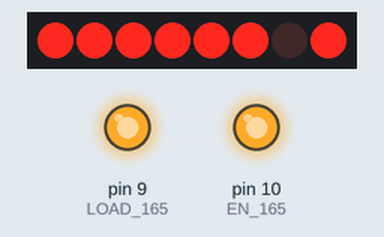
This sketch was run on a simulated Arduino Uno, built with avr-gcc and run on an emulated ATmega328P. On the bench: 8 shift-register outputs drawn as a row of LEDs (first output left, lit = HIGH), output pins drawn as LEDs (lit = HIGH). Wiring (inferred from the names in the program): shift register (74HC595): latch pin 8. Wiring (inferred from the signals the program sends): row of LEDs: on Q0, Q1, Q2, Q3, Q4, Q5, Q6, Q7. Pins used as bus, display or sensor lines are not drawn.

Above: at 0.3 s.
At 1.7 s:
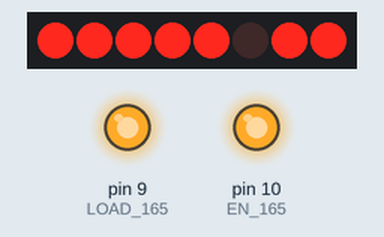
At 2.4 s:
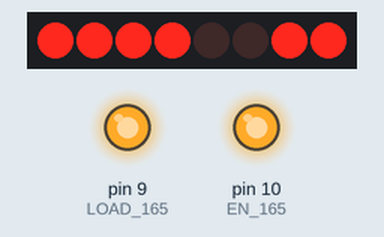
At 3.1 s:
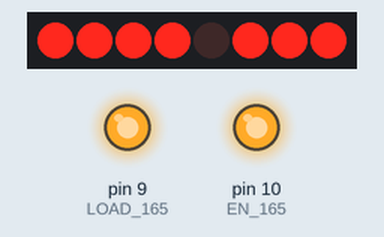
At 4.5 s:
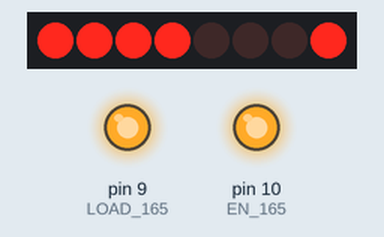
At 5.9 s:
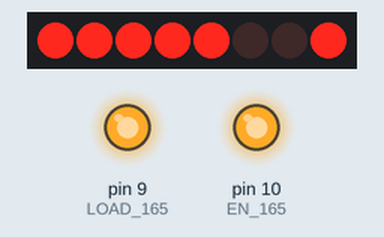
Timing chart, 0 to 6.4 s (numbered marks = the images above):
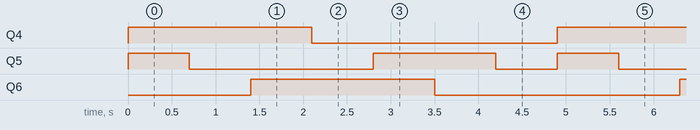

The sketch:

Ardu8_10_RGB_Rainbow.ino
```cpp
/*
  Робототехнический контроллер «Кибернетический»: цвета RGB-светодиода

  RGB-светодиод по очереди показывает 7 цветов: смешивая красный, зелёный и синий,
  получаем жёлтый, голубой, пурпурный и белый.

  Плата в Arduino IDE: Arduino Uno. Кабель USB-C — в ВЕРХНИЙ разъём (Arduino).
  DIP-переключатель: DIP1 и DIP4 = OFF, DIP5 = ON (светодиоды).
*/

#include <SPI.h>

// ---------- Светодиоды и кнопки Arduino-части ----------
// Светодиоды подключены через сдвиговый регистр 74HC595, кнопки — через 74HC165.
// Оба регистра работают по шине SPI (D11 — данные, D12 — приём, D13 — такт).
const int LATCH_595 = 8;   // защёлка 74HC595
const int LOAD_165  = 9;   // «фотография» кнопок в 74HC165
const int EN_165    = 10;  // LOW — 74HC165 подключён к линии приёма SPI

// Номера битов: 1 — LED1, 2 — LED2, 4 — LED3, 8 — LED4, 16 — синий, 32 — зелёный, 64 — красный
const byte LED1 = 1, LED2 = 2, LED3 = 4, LED4 = 8;
const byte BLUE = 16, GREEN = 32, RED = 64;

// Зажечь светодиоды. В переменной leds 1 = горит.
// Регистр зажигает светодиод нулём, поэтому байт инвертируем (~).
void showLeds(byte leds) {
  digitalWrite(LATCH_595, LOW);
  SPI.transfer(~leds);
  digitalWrite(LATCH_595, HIGH);   // импульс на защёлке — байт появляется на выходах
}

// Прочитать кнопки: бит 0 — BUT1 … бит 3 — BUT4 (слева направо). 1 = нажата.
byte readButtons() {
  digitalWrite(LOAD_165, LOW);     // «сфотографировать» кнопки
  delayMicroseconds(5);
  digitalWrite(LOAD_165, HIGH);
  digitalWrite(EN_165, LOW);       // подключить регистр к линии приёма
  byte b = SPI.transfer(0);        // принять байт
  digitalWrite(EN_165, HIGH);
  return b & 0x0F;                 // нужны только 4 младших бита
}

void boardBegin() {
  pinMode(LATCH_595, OUTPUT);
  pinMode(LOAD_165, OUTPUT);
  pinMode(EN_165, OUTPUT);
  digitalWrite(LOAD_165, HIGH);
  digitalWrite(EN_165, HIGH);
  SPI.begin();
  showLeds(0);                     // всё погасить
}

byte colors[] = {
  RED,                  // красный
  RED | GREEN,          // жёлтый
  GREEN,                // зелёный
  GREEN | BLUE,         // голубой
  BLUE,                 // синий
  RED | BLUE,           // пурпурный
  RED | GREEN | BLUE    // белый
};

void setup() {
  boardBegin();
}

void loop() {
  for (int i = 0; i < 7; i++) {
    showLeds(colors[i]);
    delay(700);
  }
}
```

Measured:
- by itself, Q4, Q6: alternates HIGH for 2.1 s and LOW for 2.8 s
- by itself, Q5: repeats every 4.9 s: LOW 2.1 s, HIGH 1.4 s, LOW 0.70 s, HIGH 0.70 s
- by itself, everything shown: repeats every 4.9 s, in 7 steps
